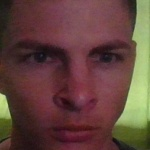
#> input picture Data/Andrey-Enojado/face_106.jpg, 150 x 150 px, given in place of the camera
$ python facedetector.py
#> lines starting #> are read from the running program, lines starting #| are printed output that depends on the picture
"""
Face detector using OpenCV and Python and pre-trained models with HaarCascade and IBP Cascades of frontalfaces
Copyright (C) 2021 Gerald Vargas Vásquez, Nelson Vega Soto

This program is free software: you can redistribute it and/or modify
it under the terms of the GNU General Public License as published by
the Free Software Foundation, either version 3 of the License, or
(at your option) any later version.

This program is distributed in the hope that it will be useful,
but WITHOUT ANY WARRANTY; without even the implied warranty of
MERCHANTABILITY or FITNESS FOR A PARTICULAR PURPOSE.  See the
GNU General Public License for more details.

You should have received a copy of the GNU General Public License
along with this program.  If not, see https://www.gnu.org/licenses.

Face detector using OpenCV and Python Copyright (C) 2021 Gerald Vargas Vásquez, Nelson Vega Soto
This program comes with ABSOLUTELY NO WARRANTY;
This is free software, and you are welcome to redistribute it
under certain conditions.

"""

import cv2 as cv
import os
import imutils

# Obtenido del repositorio código abierto de OpenCV https://github.com/opencv/opencv/tree/4.x/data
haarcasde = cv.CascadeClassifier('haarcascade.xml')
ibpcascade = cv.CascadeClassifier('ibpcascade.xml')

def video_processing(classifier,path):
#> called with path = './Data/Gerald/Feliz'
    capture = cv.VideoCapture(0,cv.CAP_DSHOW)
    faceCount = 0
    while True :
        ret,frame = capture.read()
#> frame is the input picture: shape (150, 150, 3); mean B, G, R 61, 68, 98.5
        if ret == False: break
        frame =  imutils.resize(frame, width=640)
#> frame: shape (640, 640, 3)
        gray = cv.cvtColor(frame, cv.COLOR_BGR2GRAY)
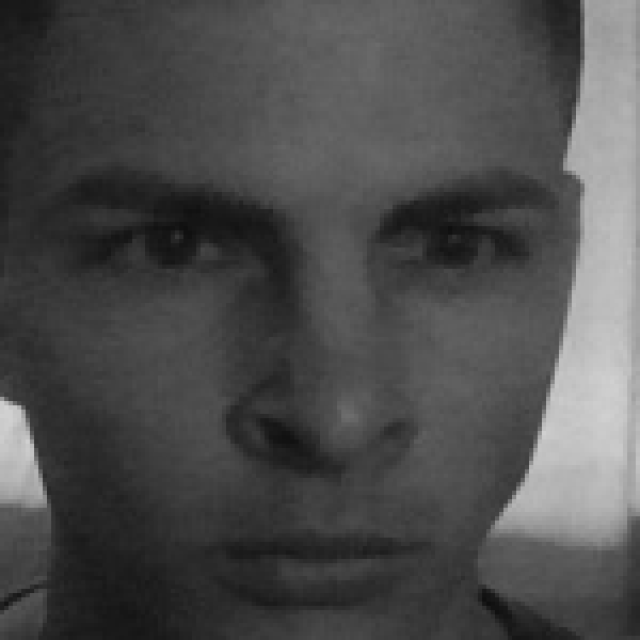
#> gray: shape (640, 640); min 14, max 210, mean 76.3
        auxFrame = frame.copy()

        extractor = classifier.detectMultiScale(gray,1.3,5)
#> extractor = [[48, 32, 546, 546]]
        for (x,y,w,h) in extractor:
            cv.rectangle(0,(x,y),(x+w , y+h),(0,255,0),2)
            face = auxFrame[y:y+h,x:x+w]
            face = cv.resize(face,(150,150),interpolation=cv.INTER_CUBIC)
            cv.imwrite(path + '/face_{}.jpg'.format(faceCount),face)
            faceCount = faceCount + 1
#> this loop made 1 pass
#> (x, y, w, h, faceCount) on pass 1: (48, 32, 546, 546, 1)
#> pass 1, in video_processing, `face = auxFrame[y:y+h,x:x+w]`:
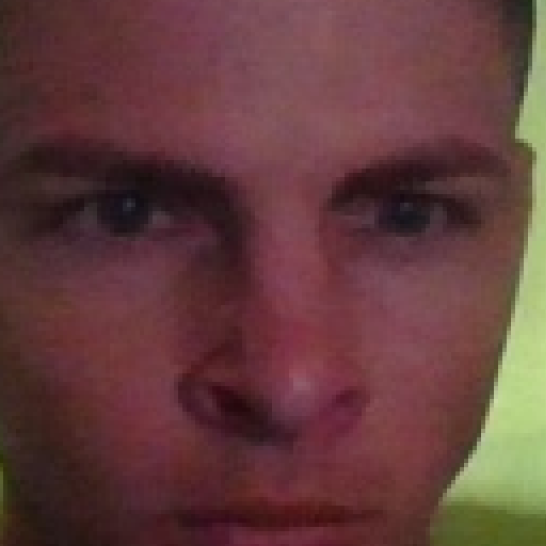
#> face: shape (546, 546, 3); mean B, G, R 60.5, 61.3, 99
#> after the loop, faceCount = 1
        cv.imshow('frame',frame)

        k =  cv.waitKey(1)
#> (key Esc is pressed here)
        if k == 27 or faceCount >= 200:
            break


def main(classfier,person,emotion):
    path = './Data/'+person+'/'+emotion
    if not os.path.exists(path):
        os.makedirs(path)
    video_processing(classfier,path)

main(haarcasde,'Gerald','Feliz')

$ run again, on Data/Andrey-Enojado/face_12.jpg
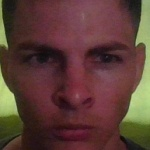
#> input picture Data/Andrey-Enojado/face_12.jpg, 150 x 150 px, given in place of the camera
#> in video_processing, frame is the input picture: shape (150, 150, 3); mean B, G, R 54.6, 61.7, 91.9
#> frame: shape (640, 640, 3)
#> in video_processing, `gray = cv.cvtColor(frame, cv.COLOR_BGR2GRAY)`:
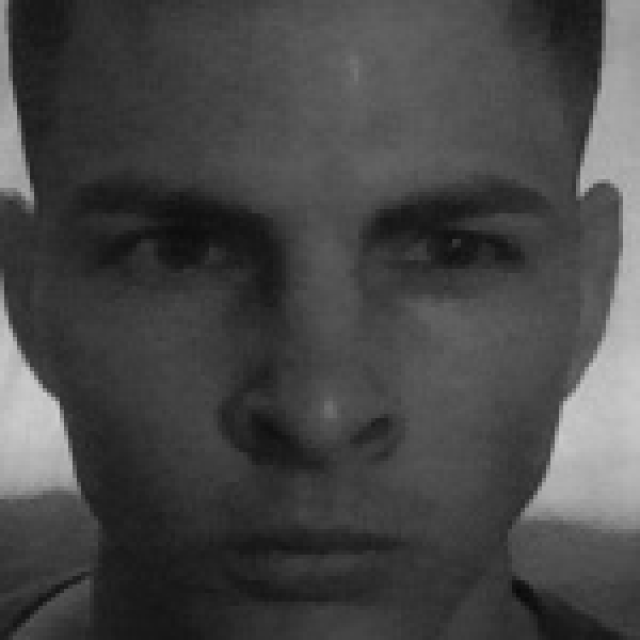
#> gray: shape (640, 640); min 9, max 204, mean 69.9
#> extractor = [[41, 30, 549, 549]]
#> the loop in video_processing, `for (x,y,w,h) in extractor:` made 1 pass
#> (x, y, w, h, faceCount) on pass 1: (41, 30, 549, 549, 1)
#> pass 1, in video_processing, `face = auxFrame[y:y+h,x:x+w]`:
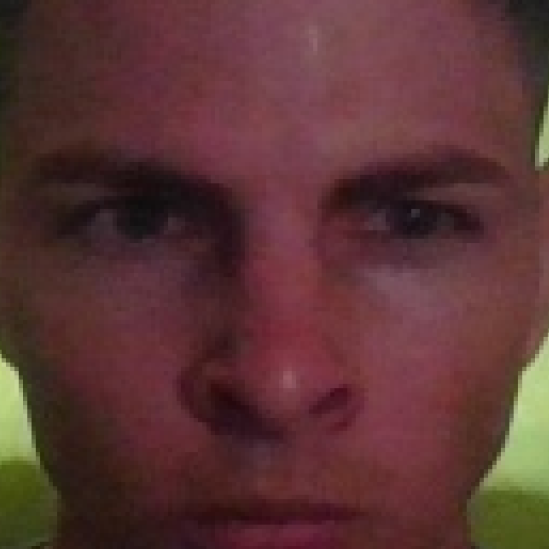
#> face: shape (549, 549, 3); mean B, G, R 52.3, 52.8, 90.2
#> after the loop in video_processing, `for (x,y,w,h) in extractor:`: faceCount = 1
